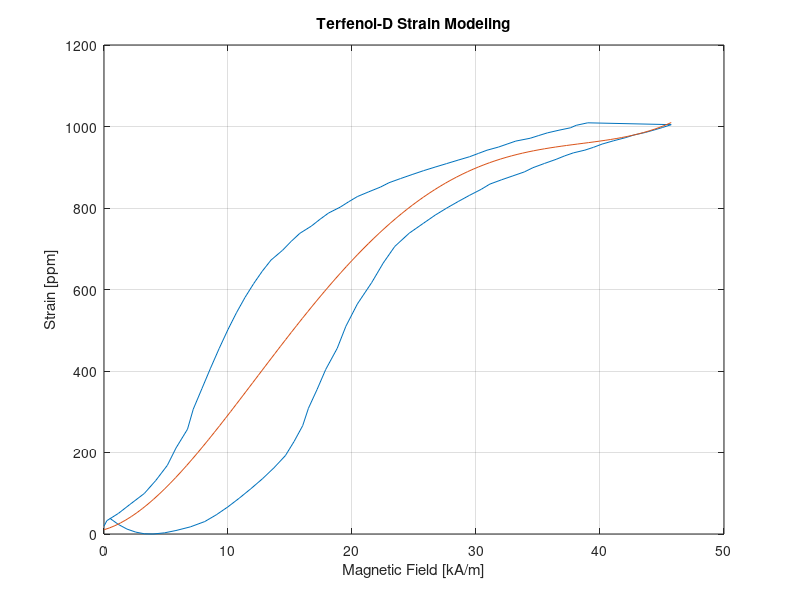
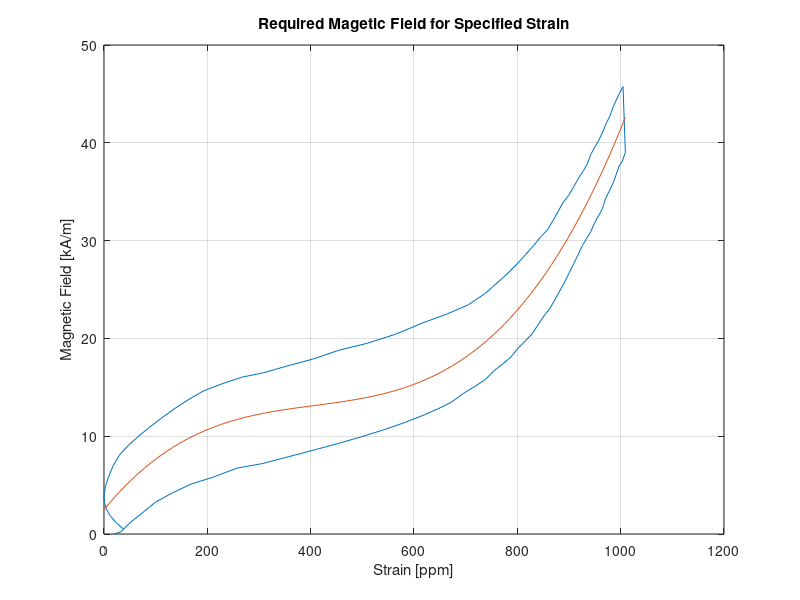

Write MATLAB code to recreate these figures, in order. (Note: this script raises an error after producing the figures.)
%% Initializing Matlab
format compact
clear all
close all
clc
%% Raw Data assign
HH = [0.464409349
1.161022577
1.857635806
2.554249034
3.250863854
3.947477082
4.87629578
5.805114479
6.966138648
8.127161225
9.055979924
9.984797031
10.91361573
11.84243284
12.77125154
13.70007023
14.62888893
15.32550216
16.02211698
16.48652633
17.18313956
17.87975279
18.80857148
19.50518471
20.43400182
21.5950244
22.5238431
23.45266179
24.61368437
25.77470695
26.70352565
27.63234435
28.56116145
29.48998015
30.41879885
31.11541208
32.04423078
32.97304948
33.90186817
34.59848299
35.52730169
36.4561188
37.15273203
37.84934526
38.77816236
39.47477559
40.17139041
41.10020911
42.02902781
42.72564263
43.65446133
44.35107455
45.04768937
45.7443026
46.67311971
47.36973294
48.29855164
48.99516486
49.69177809
50.38839291
51.31721161
52.24603031
53.17484901
54.10366771
54.80028093
55.49689416
55.96130192
56.65791515
57.35452838
58.28334708
59.21216577
60.14098447
61.06980317
61.76641799
62.46303122
63.15964445
63.85625768
64.5528709
65.48168801
66.41050671
67.10712153
68.03594023
68.73255346
69.42916828
70.1257815
70.82239473
71.51900955
72.21562437
72.9122376
73.60885083
74.30546406
75.00207728
75.69869051
76.39530374
76.85971309
77.55632791
78.25294114
79.18175984
80.11057853
81.03939723
81.96821593
82.89703463
83.59364786
84.29026109
84.98687432
85.45128207
85.91569142
86.61230465
87.076714
87.77332882
88.70214752
89.39876075
90.09537557
90.79199039
91.48860361
91.95301296
92.64962619
93.34623942
94.04285265
94.73946588
95.4360791
96.13269392
96.82930715
97.52592038
98.2225352
98.91915002
99.61576325
100.0801726
100.7767874
101.2411968
101.93781
102.6344232
103.3310365
103.7954442
104.4920574
104.9564668
105.1886723
105.6530816
106.3496964
106.8141058
107.510719
108.2073322
108.9039471
109.3683564
110.0649696
110.7615829
111.4581961
112.1548093
112.8514225
113.3158319
113.7802412
114.2446506
114.7090599
115.1734693
115.8700825
116.3344919
117.0311067
117.495516
117.9599254
118.4243347
119.1209496
119.5853589
120.0497683
120.7463815
121.2107908
121.6751986
122.1396063
122.6040141
123.0684235
123.5328328
123.9972421
124.4616515
125.1582663
125.6226757
126.087085
126.5514944
127.0159037
127.2481076
127.7125169
128.1769263
128.6413356
129.105745
129.8023582
130.266766
130.7311737
131.1955831
131.6599924
132.1244018
132.5888111
133.0532205
133.5176298
133.9820392
134.2142447
134.678654
135.1430633
135.3752672
135.8396766
136.3040859
136.7684953
137.2329046
137.697314
138.1617233
138.3939272
138.6261327
138.8583381
139.3227475
139.5549514
140.0193607
140.2515646
140.7159724
140.9481762
141.4125856
141.8769949
142.3414043
142.8058136
143.270223
143.5024269
143.7346307
143.9668346
144.1990401
144.4312456
144.8956549
145.3600643
145.8244736
146.0566775
146.2888814
146.2888814
146.2888814
146.5210868
146.7532923
147.2177017
147.4499071
147.9143165
148.1465204
148.3787242
148.3787242
148.6109281
148.843132
149.0753359
149.3075397
149.5397436
150.004153
150.2363584
150.4685639
150.7007694
150.9329749
150.9329749
150.9329749
151.1651787
151.1651787
151.3973826
151.6295865
151.8617904
151.8617904
152.0939943
152.3261997
152.5584052
152.5584052
152.7906107
153.0228161
153.0228161
153.25502
153.4872255
153.4872255
153.7194294
153.7194294
153.4872255
153.7194294
153.9516332
153.9516332
154.1838371
154.416041
154.416041
154.6482465
154.6482465
154.6482465
154.6482465
154.6482465
154.6482465
154.8804519
155.1126574
155.3448629
155.5770684
155.3448629
155.3448629
155.3448629
155.3448629
155.3448629
155.5770684
155.3448629
155.3448629
155.3448629
155.3448629
155.3448629
155.3448629
155.3448629
155.1126574
154.8804519
154.6482465
154.6482465
154.416041
154.416041
154.416041
154.416041
154.416041
154.1838371
153.9516332
153.7194294
153.4872255
153.2550216
153.2550216
153.2550216
153.2550216
153.2550216
153.2550216
153.0228161
152.7906107
152.5584052
152.3261997
152.3261997
152.3261997
152.3261997
152.0939958
151.861792
151.3973826
151.1651787
150.9329749
150.7007694
150.4685639
150.2363584
150.004153
149.7719475
149.7719475
149.5397436
149.3075397
149.0753359
148.843132
148.6109281
148.3787242
148.1465204
147.9143165
147.6821126
147.4499087
147.2177032
146.9854978
146.7532923
146.288883
145.8244736
145.5922697
145.1278604
144.663451
144.4312456
143.9668362
143.7346307
143.5024269
143.270223
143.0380191
143.0380191
142.5736098
142.3414043
142.1091988
141.8769933
141.412584
140.9481762
140.4837685
140.0193607
139.554953
139.0905436
138.8583381
138.6261327
138.1617233
137.9295179
137.4651085
137.0006992
136.5362898
136.3040843
135.6074711
135.1430618
134.6786524
134.2142431
133.5176298
133.0532205
132.8210166
132.5888127
132.1244034
131.659994
131.4277886
130.9633792
130.266766
129.8023582
129.5701543
128.8735411
128.4091318
127.9447224
127.4803131
126.7836982
126.3192889
125.6226757
125.1582663
124.693857
124.2294476
123.7650383
123.3006289
122.8362196
122.1396063
121.4429931
120.7463799
120.2819705
119.5853573
119.120948
118.8887441
118.4243347
117.7277215
117.2633122
116.5666973
116.102288
115.4056748
114.7090599
114.2446506
113.7802412
113.0836264
112.6192171
112.1548093
111.6904
110.9937867
110.2971735
109.6005603
109.1361509
108.2073322
107.7429229
107.0463097
106.3496948
105.65308
105.1886707
104.4920574
103.7954442
103.3310365
102.6344232
101.93781
101.2411968
100.7767874
100.0801726
99.38355937
98.68694614
97.99033132
97.2937165
96.59710327
96.13269392
95.4360791
94.73946588
94.04285265
93.5784433
92.88183007
92.18521684
91.48860361
90.79199039
89.86317169
89.16655687
88.46994364
87.77332882
87.076714
86.38010077
85.68348754
84.98687432
84.29026109
83.36144398
82.66483075
81.73601205
81.03939723
80.34278401
79.64616919
78.94955437
78.25294114
77.55632791
76.85971309
76.16309986
75.23428275
74.53766953
73.60885083
72.68003372
71.98342049
71.51901114
70.82239632
70.1257831
69.42916828
68.73255346
67.80373476
66.87491606
66.17830124
65.24948413
64.32066703
63.39184833
62.6952351
61.76641799
61.06980317
60.37318835
59.67657512
58.74775643
58.05114161
57.35452838
56.42571127
55.49689257
54.80027934
53.87146224
52.94264354
52.24602872
51.54941549
50.62059679
49.92398197
49.22736874
48.53075552
47.60193682
46.90532359
46.20871036
45.27989166
44.35107296
43.42225426
42.49343557
41.33241299
40.63579976
39.70698106
39.01036783
38.08155073
37.61714138
36.68832268
35.75950557
35.06289234
34.36627752
33.20525495
32.50864172
31.8120269
30.8832082
30.18659497
29.48998015
28.56116145
27.63234435
26.70352565
25.77470695
24.84588984
23.91707114
22.98825244
22.29163922
21.36282052
20.43400182
19.73738859
19.04077536
18.11195666
17.41534344
16.71873021
15.78991151
15.09329669
14.39668346
13.46786476
12.77124994
12.07463672
11.37802349
10.68141026
9.984797031
9.288183803
8.591570575
7.894957346
7.198342527
6.733933177
5.805114479
5.108499659
4.179680961
3.250862262
2.089839684
1.161022577
0.23220547
0
];

SS = [
    38.7236
23.43796
12.02468
4.68758
0.61142
0
2.85332
8.55996
17.52754
30.57128
47.07978
66.4416
88.0453
111.07566
135.3289
162.23164
192.3953
226.83896
265.76642
308.56622
354.62696
403.74484
455.71602
509.72528
564.54978
617.3362
665.23122
705.78914
738.19472
762.85556
782.42118
799.7449
815.84578
831.33522
845.80564
858.64558
869.03982
878.82262
888.60544
898.99968
909.39392
919.38054
927.9405
935.2776
942.00328
948.93278
956.88132
965.03368
972.3708
979.09648
985.41454
991.325
997.64306
1004.57256
1011.29824
1017.2087
1022.3039
1026.9915
1031.8829
1037.58954
1043.70378
1049.61424
1054.91326
1059.80466
1064.28846
1068.97606
1074.07126
1079.37028
1084.26168
1088.33784
1092.2102
1096.28638
1100.77018
1105.45778
1110.3492
1114.833
1118.50156
1121.9663
1125.83868
1129.91484
1133.7872
1137.86336
1141.3281
1144.58902
1148.05378
1152.12996
1156.00234
1160.07852
1163.54328
1166.6004
1169.45372
1172.71464
1175.97558
1179.23652
1182.49746
1185.35078
1188.2041
1191.26122
1194.52214
1197.78308
1201.24782
1204.10114
1206.54684
1209.19636
1211.84586
1214.29156
1217.3487
1220.40584
1222.85154
1225.50106
1228.5582
1231.0039
1233.6534
1236.50672
1238.74862
1240.7867
1243.0286
1245.0667
1247.5124
1250.36572
1252.60762
1254.84952
1257.49902
1259.74092
1261.779
1264.4285
1266.8742
1268.50468
1270.54276
1272.37704
1274.00752
1276.2494
1279.10272
1281.14082
1283.1789
1285.42078
1287.05126
1288.68172
1290.9236
1292.75788
1294.38836
1296.22264
1297.85312
1299.27978
1301.52168
1303.55976
1305.39404
1307.2283
1308.85878
1310.28544
1312.11972
1313.95398
1315.38064
1317.0111
1318.43776
1319.66062
1321.2911
1323.3292
1324.95968
1326.79396
1328.42442
1329.64726
1331.07392
1332.70438
1333.92722
1335.35388
1336.98436
1338.0034
1339.22626
1341.06054
1342.4872
1343.71004
1345.3405
1346.56334
1347.37858
1348.80524
1350.0281
1351.25096
1352.67762
1353.90046
1354.7157
1356.34616
1357.77282
1358.99568
1360.42234
1361.849
1362.46044
1363.27568
1364.29472
1365.31378
1366.33282
1367.75948
1368.5747
1369.59374
1370.81658
1372.03944
1373.05848
1374.28134
1375.30038
1375.9118
1376.72702
1377.54226
1378.5613
1379.58036
1380.80322
1381.61846
1382.43368
1383.45272
1384.06414
1384.87938
1385.69462
1386.30606
1386.71368
1387.73272
1388.54794
1389.36316
1390.3822
1391.40124
1391.80886
1392.4203
1393.03174
1393.64316
1394.2546
1395.06984
1395.47746
1396.08888
1396.7003
1397.31172
1397.92314
1398.94218
1399.5536
1400.16504
1400.77646
1401.38788
1401.7955
1402.40694
1402.81456
1403.22218
1403.8336
1404.2412
1404.85262
1405.66784
1406.07546
1406.27928
1406.6869
1407.09452
1407.29834
1407.70596
1408.11358
1408.3174
1408.5212
1408.92882
1409.33644
1410.15166
1410.76308
1411.1707
1411.3745
1411.7821
1411.7821
1411.9859
1412.39352
1412.59732
1412.80114
1413.41258
1413.6164
1413.8202
1414.43164
1414.63544
1414.43162
1414.63542
1414.63542
1414.4316
1414.63542
1414.83924
1415.04306
1415.45068
1415.8583
1416.0621
1416.2659
1416.4697
1416.4697
1416.2659
1416.2659
1416.2659
1416.2659
1416.46972
1416.87734
1417.08116
1417.28498
1417.4888
1417.28498
1417.28498
1417.28498
1417.08116
1416.87734
1416.87734
1416.67352
1416.4697
1416.67352
1416.67352
1416.67352
1416.87734
1416.67354
1416.26592
1416.06212
1415.85832
1415.4507
1415.24688
1415.24688
1415.24688
1415.04306
1414.83924
1414.63544
1414.22782
1413.8202
1413.6164
1413.4126
1413.20878
1412.80116
1412.39354
1411.98592
1411.5783
1411.3745
1411.3745
1411.1707
1410.9669
1410.7631
1410.35548
1409.74406
1409.33644
1408.725
1408.31738
1407.90976
1407.70594
1407.29832
1407.09452
1406.6869
1406.07548
1405.66786
1405.26024
1404.64882
1404.0374
1403.62978
1402.81456
1402.20314
1401.5917
1400.98026
1400.57264
1400.36882
1399.55358
1398.94216
1398.33074
1397.51552
1396.49648
1396.08886
1395.47744
1394.4584
1393.84696
1393.23554
1392.4203
1391.80886
1391.40124
1390.3822
1389.56696
1388.75174
1387.5289
1386.50986
1385.89844
1384.8794
1384.06416
1383.45274
1382.84132
1381.82228
1381.21086
1380.19182
1379.17276
1378.1537
1377.13466
1375.708
1374.68896
1373.66992
1372.44708
1371.63184
1371.0204
1370.00136
1369.18614
1368.3709
1366.94424
1365.51758
1364.49852
1363.07184
1361.64518
1360.82994
1359.8109
1358.58806
1357.56902
1356.54998
1355.12332
1353.90048
1352.47382
1350.84336
1349.4167
1348.19384
1346.76718
1345.54432
1344.52528
1343.09862
1341.67196
1340.4491
1339.02244
1337.39196
1336.1691
1334.53864
1332.70436
1331.2777
1329.85104
1328.22058
1326.99772
1325.77488
1323.9406
1322.51394
1320.88346
1319.0492
1317.41872
1315.99206
1313.95398
1312.11972
1310.48924
1308.65496
1306.82068
1305.39402
1303.55974
1301.52166
1299.68738
1297.85312
1295.81504
1293.98076
1292.14648
1290.1084
1288.27412
1286.43984
1284.40176
1282.56748
1280.5294
1278.2875
1276.24942
1274.21132
1271.76562
1269.72754
1267.68946
1265.24374
1262.79804
1260.75996
1258.51806
1256.07236
1254.03428
1251.9962
1249.5505
1247.1048
1244.65908
1242.00958
1239.36006
1236.71054
1233.85722
1231.20772
1228.762
1226.1125
1223.6668
1221.22108
1218.57156
1215.51444
1212.86492
1209.80778
1206.75066
1203.89734
1201.04402
1197.9869
1195.3374
1192.48408
1189.22314
1186.166
1183.10886
1179.4403
1175.97556
1172.71462
1169.24988
1165.78514
1162.72802
1159.46708
1156.20616
1152.94522
1149.27666
1145.40428
1141.73572
1137.65954
1133.58338
1129.71102
1125.83866
1121.7625
1117.89014
1113.81396
1109.53398
1105.45782
1101.17782
1096.69402
1092.21024
1087.72644
1082.83502
1078.14744
1073.45984
1068.36462
1063.47322
1058.78562
1053.6904
1048.5952
1043.7038
1038.20098
1032.49434
1026.7877
1020.87724
1014.96678
1009.05632
1002.94208
996.82782
990.91738
984.3955
977.87362
971.14792
964.21842
956.8813
949.5442
941.79948
933.85096
925.90244
917.5463
908.98634
900.42638
891.6626
882.08358
872.30076
862.11032
851.30846
839.89518
828.07428
815.43814
801.98678
787.72018
772.23072
755.51842
737.78708
718.01764
696.21012
672.16072
645.258
614.68672
580.8545
542.9461
500.96152
455.30838
407.00574
356.66502
306.3243
257.20644
210.9419
168.5497
131.45654
99.4586
72.55586
50.54452
32.81318
19.158
9.7828
4.27996
2.44568
4.48376
9.78278
18.13892
30.97886
47.48736
67.2568
89.67574
113.92898
139.40506
167.32684
198.71336
234.37988
274.73398
319.57188
368.28214
419.84572
474.0588
529.90234
585.74588
638.5323
685.20446
723.52048
753.68416
776.30692
794.44588
810.95438
827.25906
842.74852
856.81132
868.83604
878.82266
888.19786
897.98066
908.3749
918.97294
928.95956
937.1119
944.0414
950.97088
958.308
966.25654
974.40888
981.74598
987.86024
993.56688
999.27352
1005.7954
1012.9287
1019.8582
1025.76864
1030.86386
1035.75526
1040.85048
1046.55712
1052.67138
1058.37802
1063.26942
1067.75322
1072.237
1077.1284
1082.63122
1087.72644
1092.21022
1096.08258
1099.75114
1103.4197
1108.31112
1113.40634
1118.29776
1122.57774
1126.4501
1129.50722
1133.17578
1137.45576
1141.53194
1145.4043
1148.86904
1151.92616
1154.98328
1158.65182
1162.5242
1166.39656
1170.06512
1173.12226
1175.97558
1179.2365
1182.70126
1185.75838
1188.8155
1191.66882
1194.11454
1196.96786
1200.4326
1204.10116
1207.3621
1210.21542
1212.4573
1214.6992
1217.1449
1219.79442
1222.85154
1225.70488
1227.94678
1230.18868
1232.83818
1235.4877
1238.34102
1241.39814
1243.84384
1245.67812
1247.7162
1249.95808
1252.19998
1254.64568
1257.09138
1259.12946
1261.16756
1263.40946
1265.85516
1268.50468
1270.95038
1272.78464
1274.61892
1276.4532
1278.08366
1280.12176
1282.36366
1284.19794
1285.8284
1287.8665
1289.49696
1291.53504
1293.77692
1295.6112
1297.03786
1298.66834
1300.29882
1301.72548
1303.76358
1305.80166
1307.43212
1308.85878
1310.48926
1311.91592
1313.54638
1315.58446
1317.21492
1318.64158
1320.06824
1321.2911
1322.71776
1324.55204
1326.1825
1327.60916
1329.23962
1330.46248
1331.68534
1333.31582
1334.74248
1335.76154
1336.98438
1338.00342
1339.02246
1340.65292
1342.48718
1343.71004
1345.1367
1346.35954
1347.17478
1348.19384
1349.6205
1350.63954
1351.65858
1352.67762
1353.69666
1354.7157
1356.14236
1357.36522
1358.38426
1359.4033
1360.21854
1360.82996
1361.849
1362.86804
1363.68328
1364.70232
1365.72138
1366.74042
1367.96328
1369.18612
1370.20516
1371.2242
1371.83564
1372.44706
1372.85468
1373.66992
1374.28134
1375.09656
1376.1156
1377.13464
1377.94988
1378.96892
1379.78416
1380.19178
1380.80322
1381.21084
1381.41466
1382.02608
1382.84132
1383.45274
1384.26796
1385.08318
1385.69462
1386.30604
1386.91746
1387.5289
1387.93652
1388.54794
1388.75176
1389.15938
1389.36318
1389.9746
1390.1784
1390.99362
1391.40124
1392.01266
1392.6241
1393.23554
1393.43936
1393.84698
1394.2546
1394.05078
1394.25458
1394.6622
1395.06982
1395.47744
1396.29268
1396.7003
1396.9041
1397.1079
1397.1079
1397.1079
1397.3117
1397.3117
1397.3117
1397.92312
1398.33074
1398.53456
1399.14598
1399.5536
1399.3498
1399.5536
1399.5536
1399.3498
1399.5536
1399.7574
1399.7574
1399.9612
1400.36882
1400.36882
1400.57264
1400.77646
1400.98028
1400.98028
1401.1841
1400.98028
1400.77646
1400.77646
1400.77646
1400.57264
1400.77646
1400.98028
1400.77646
1400.77646
1400.98028
1400.57266
1400.36884
1400.16504
1399.75742
1399.5536
1399.7574
1399.5536
1399.5536
1399.7574
1399.34978
1398.94216
1398.94216
1398.73834
1398.12692
1397.92312
1397.71932
1397.3117
1397.1079
1397.1079
1397.1079
1397.1079
1397.1079
1396.9041
1396.7003
1396.29268
1395.68126
1395.27364
1394.86602
1394.4584
1394.2546
1394.2546
1394.0508
1393.84698
1393.64316
1393.43934
1392.8279
1392.42028
1392.01266
1391.40124
1390.99362
1390.58602
1389.77078
1389.36318
1389.15938
1388.54796
1388.34414
1388.34414
1387.5289
1386.71366
1386.10224
1385.287
1384.47176
1384.26794
1383.86032
1383.04508
1382.63748
1382.02606
1381.21084
1380.3956
1379.98798
1379.17274
1378.56132
1377.74608
1377.13466
1376.52324
1375.91182
1374.89278
1374.28136
1373.66994
1372.6509
1371.83566
1371.22422
1370.20518
1368.98232
1368.16708
1367.14804
1366.129
1365.51756
1364.90614
1363.8871
1363.27566
1362.46042
1361.44138
1360.42234
1359.6071
1358.18044
1356.9576
1355.93856
1354.9195
1353.90046
1353.28904
1352.4738
1351.45476
1350.43572
1349.21286
1347.99
1346.97096
1345.7481
1344.32144
1343.3024
1342.07956
1340.6529
1339.63386
1338.81864
1337.5958
1336.37294
1335.3539
1333.92724
1332.50058
1331.27772
1329.85106
1328.4244
1327.20154
1325.77488
1324.34822
1323.32918
1321.90252
1320.47586
1319.0492
1317.62254
1315.78826
1314.3616
1312.73114
1311.10066
1309.674
1308.04354
1306.41306
1305.1902
1303.76354
1301.92926
1300.5026
1299.07594
1297.03786
1295.4074
1293.77694
1291.94266
1290.1084
1288.68174
1286.84746
1285.21698
1283.58652
1281.75224
1279.71416
1277.87988
1275.8418
1273.8037
1271.96942
1269.93134
1267.89326
1266.05898
1264.2247
1261.9828
1260.14852
1258.31424
1256.27616
1254.23808
1252.4038
1249.9581
1247.5124
1245.0667
1242.621
1240.1753
1238.1372
1236.0991
1233.6534
1231.4115
1228.9658
1226.3163
1223.8706
1221.6287
1218.9792
1216.32968
1214.08778
1211.43828
1208.99258
1206.54686
1204.10116
1201.45164
1198.59832
1195.33738
1192.28026
1189.42694
1186.36982
1183.5165
1181.0708
1178.21748
1175.16036
1172.30704
1169.2499
1165.98896
1162.93184
1159.46708
1155.79852
1152.33378
1148.86904
1145.40428
1142.14336
1138.88242
1135.62148
1132.15672
1128.48818
1124.81962
1121.15108
1117.0749
1112.79492
1108.71874
1104.84638
1100.7702
1096.89784
1093.22928
1088.9493
1084.87312
1080.38932
1075.90554
1071.21796
1066.93798
1061.84276
1056.95136
1052.05994
1047.16852
1042.27712
1037.58952
1032.69812
1027.3991
1022.10008
1016.39344
1010.483
1004.77636
999.06972
992.95546
987.045
981.33836
975.02028
968.70222
962.38416
955.65848
948.32136
941.18806
933.64714
926.10622
918.3615
910.61678
902.46444
894.3121
885.75214
876.78456
867.61318
858.03418
847.84374
837.2457
826.24002
814.41912
802.1906
789.75828
776.3069
762.24412
747.7737
732.28426
715.57196
698.04442
679.09022
658.50556
636.90184
613.66766
588.80302
562.71552
535.40516
506.26054
476.7083
447.15606
417.1962
387.84778
359.72218
332.20802
305.7129
281.25586
258.22548
237.2332
218.4828
201.56668
186.28104
172.82968
160.39736
149.18788
139.20126
130.23368
121.87752
114.74422
108.22236
102.31192
97.0129
92.52912
70.31398
49.11788
28.94082
9.579
];
max_ppm = 1010; %[ppm] - max required Strain value

%UNCOMMENT LEXT LINE FOR MAXIMUM DATA PMM 
%max_ppm = max(SS+1)

% Creating S-H data for required Strain value
j=1;
for i=1:length(HH)
    if SS(i)<1010
    S(j) =SS(i);
    H(j)=HH(i);
    j=j+1;
    end
end

%% 
figure('Name','HS DATA')
plot(H,S); %Plotting raw data
hold 'on'
hspoly = polyfit(H,S,4); %Polynomial fit: Strain(Magnetic field)
hbase = linspace(0,max(H),length(H)); % X axis 
hsval = polyval(hspoly,hbase); %Y axis
plot(hbase,hsval); % ploting polynomial fitting: Strain as function of Magnetic fiels intensity
grid 'on'
ylabel('Strain [ppm]')
xlabel('Magnetic Field [kA/m]')
title('Terfenol-D Strain Modeling')
%% Raw Data Plotting
figure('Name','SH DATA')
plot(S,H)
hold 'on'
grid 'on'
xlabel('Strain [ppm]')
ylabel('Magnetic Field [kA/m]')
title('Required Magetic Field for Specified Strain')

%% Polynomial Modeling of Raw Data
shpoly = polyfit(S,H,3);
sbase = linspace(0,max(S));
shval = polyval(shpoly,sbase);
plot(sbase,shval);
%% Raw Data vs. Polynomial Data

for i = 1:length(H)
    dif_s(i) = S(i)-polyval(hspoly,H(i));
end
%%%%%%%%%%%%%%%%%%%%%%%%%%%%%%%%%%%%%%%%%%%%%%%%%
CircName = 'Coil';

%% 
casename ='TerfenolD Plunger 01';
fig_dir = [casename '_Analysis figs__' datestr(now,'mmmm dd, yyyy HH;MM;SS')];
mkdir (fig_dir); %Create a new sub-folder for simulation figs
i_vec = 0:0.1:10;
z = linspace(-50,50,length(i_vec));
%axis_data = zeros(length(i_vec),14);
%% Open existing problem
openfemm;

opendocument('H:\Terfenol_D_Pneumatic_Valve\FEMM\Terfenol_Solenoid_2.FEM') %load FEMM problem
for i = 1:length(i_vec)
mi_setcurrent(CircName,i_vec(i)) %Set the current to 0
mi_analyze(1)

mi_loadsolution
mo_selectblock(15,50)
mo_savebitmap([ fig_dir '\' num2str(i_vec(i)) '.bmp']);

AJ_sol(i) = mo_blockintegral(0); 
A_sol(i) = mo_blockintegral(1);
MFE_sol(i) =  mo_blockintegral(2);
HL_sol(i) =  mo_blockintegral(3);
RL_sol(i) =  mo_blockintegral(4);
Bcsa_sol(i) =  mo_blockintegral(5);
Tl_sol(i) =  mo_blockintegral(6);
Tc_sol(i) =  mo_blockintegral(7);
IoBr_sol(i) =  mo_blockintegral(8);
IoBz_sol(i) =  mo_blockintegral(9);
Bv_sol(i) =  mo_blockintegral(10);
r_SS_LorentzForce_sol(i) =  mo_blockintegral(11);
z_SS_LorentzForce_sol(i) =  mo_blockintegral(12);
r_2x_LorentzForce_sol(i) =  mo_blockintegral(13);
z_2x_LorentzForce_sol(i) =  mo_blockintegral(14);
SS_Lorents_torque_sol(i) =  mo_blockintegral(15);
Lorentz_torque_x2_component_sol(i) =  mo_blockintegral(16);
Magnetic_field_coenergy_sol(i) =  mo_blockintegral(17);
r_SS_weighted_stress_tensor_force_sol(i) =  mo_blockintegral(18);
z_SS_weighted_stress_tensor_force_sol(i) =  mo_blockintegral(19);
r_2x_weighted_stress_tensor_force_sol(i) =  mo_blockintegral(20);
r_2x_weighted_stress_tensor_force_sol(i) =  mo_blockintegral(21);
SS_weighted_stress_tensor_torque_sol(i) =  mo_blockintegral(22);
two_component_of_weighted_stress_tensor_torque_sol(i) =  mo_blockintegral(23);
R2_sol(i) =  mo_blockintegral(24); %Moment of inertia/density

%% line
mo_clearblock
mo_addcontour(15,-50);
mo_addcontour(15,50);
axis_data(i,:) = mo_lineintegral(1);


end
closefemm

%% Create I-H Polynome
H = axis_data(:,1);
H=H';
plot(i_vec,H)
grid on
xlabel('Current [A]')
ylabel('Magnetic Field Intensity [T]')
hold on

%% 1st order polynom
ihpoly1 = polyfit(i_vec,H,1);
ihpolyval1 = polyval(ihpoly1,i_vec);
plot(i_vec,ihpolyval1);
hold on

%% 2nd order polynom
ihpoly2 = polyfit(i_vec,H,2);
ihpolyval2 = polyval(ihpoly2,i_vec);
plot(i_vec,ihpolyval2);
hold on
%% 3rd order polynom
ihpoly3 = polyfit(i_vec,H,3);
ihpolyval3 = polyval(ihpoly3,i_vec);
plot(i_vec,ihpolyval3);
hold on
legend('Raw Data','1st order', '2nd order', '3rd order')
%%

for i=1:length(i_vec)
    h=polyval(ihpoly3,i_vec(i));
    s(i) = polyval(shpoly,h);
end
close all
plot(i_vec,s);
title('Terfenol-D Plunger Simulation')
grid on
xlabel('Current [A]')
ylabel('Plunger Strain [ppm]')
hold on
tdpoly = polyfit(i_vec,s,3);
td_plunger = polyval(tdpoly,i_vec);
plot(i_vec,td_plunger)

